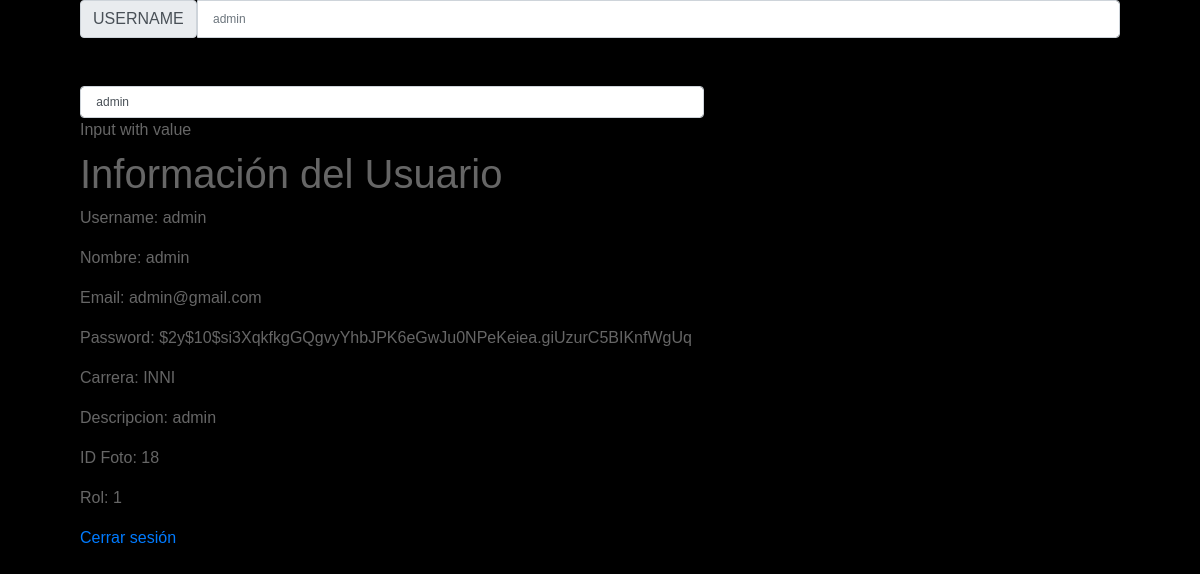
/views_admin/ver2.php (signed in), run on the app's committed database.
### tables this page shows
CREATE TABLE `perfil` (
  `username` varchar(20) NOT NULL,
  `nombre` varchar(70) NOT NULL,
  `correo` varchar(80) NOT NULL,
  `password` varchar(100) NOT NULL,
  `carrera` varchar(50) NOT NULL,
  `descripcion` varchar(255) NOT NULL,
  `id_foto` int(11) DEFAULT NULL,
  `rol` int(11) NOT NULL,
  `token` int(11) NOT NULL,
  `token_confirmado` varchar(11) NOT NULL
);

### views_admin/ver2.php (the view, shortened to what this page needs)
<?php
$servername = "localhost";
$username = "root";
$password = "";
$database = "post_gate";
$conn = new mysqli($servername, $username, $password, $database);
if (isset($_SESSION['username']) && $_SESSION['username'] == TRUE) {
  $username = $_SESSION['username'];
  $sql = "SELECT username, nombre, correo, password, carrera, descripcion, id_foto, rol FROM perfil WHERE username = '$username'";
    $result = $conn->query($sql);
    if ($result->num_rows > 0) {
        $row = $result->fetch_assoc();
        $user = $row["username"];
        $nombre = $row["nombre"];
        $email = $row["correo"];
        $password = $row["password"];
        $carrera = $row["carrera"];
        $descripcion = $row["descripcion"];
        $id_foto = $row["id_foto"];
        $rol = $row["rol"];
    } else {
        echo "No se encontraron resultados.";
    }
} else {
  header('Location: login.php');
  exit();
}
?>
<!DOCTYPE html>
<html>
<head>
    <link rel="stylesheet" href="https://cdn.jsdelivr.net/npm/bootstrap@4.0.0/dist/css/bootstrap.min.css">
    <link href="../style/style.permisos.css" rel="stylesheet" type="text/css">
</head>
<body>
    <div class="input-group flex-nowrap">
        <span class="input-group-text" id="addon-wrapping">USERNAME</span>
        <input type="text" class="form-control" placeholder="<?php if(isset($user)): ?> <?php echo $user; ?><?php endif; ?>" aria-label="Username" aria-describedby="addon-wrapping">
    </div>
    <br>
    <br>
    <form class="form-floating">
        <input type="text" class="form-control" id="floatingInputValue" placeholder="USERNAME" value="<?php if(isset($user)): ?> <?php echo $user; ?><?php endif; ?>">
        <label for="floatingInputValue">Input with value</label>
    </form>
    <?php if(isset($nombre) && isset($email) && isset($password) && isset($carrera) && isset($descripcion) && isset($id_foto) && isset($rol)): ?>
        <h1>Información del Usuario</h1>
        <p>Username: <?php echo $user; ?></p>
        <p>Nombre: <?php echo $nombre; ?></p>
        <p>Email: <?php echo $email; ?></p>
        <p>Password: <?php echo $password; ?></p>
        <p>Carrera: <?php echo $carrera; ?></p>
        <p>Descripcion: <?php echo $descripcion; ?></p>
        <p>ID Foto: <?php echo $id_foto; ?></p>
        <p>Rol: <?php echo $rol; ?></p>
    <?php endif; ?>
    <a href="../funciones/logout.php">Cerrar sesión</a>
</body>
</html>

### style/style.permisos.css (style rules this page uses)
body { padding-top: -1rem; margin-right: 5rem; margin-left: 5rem; padding: 0; font-family: Helvetica, Arial, sans-serif; color: #666; background: #f2f2f2; font-size: 1em; line-height: 1.5em; background-color: black; }
a { display: flex; flex-wrap: wrap !important; }
.form-control { font-size: 12px; width: 60% !important; }

### data on the page
perfil: username "admin", nombre "admin", correo "admin@gmail.com", password "$2y$10$si3XqkfkgGQgvyYhbJPK6eGwJu0NPeKeiea.giUzurC5BIKnfWgUq", carrera "INNI", descripcion "admin", id_foto "18", rol "1"
